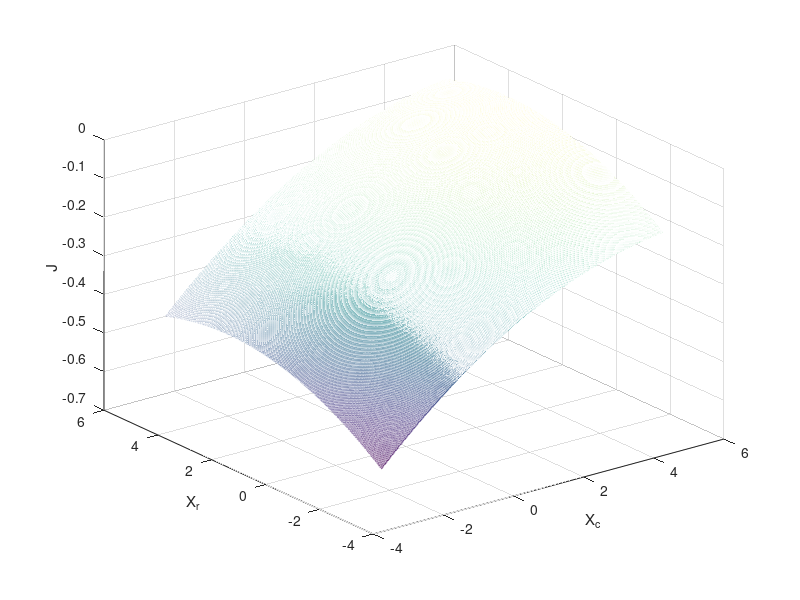

Write MATLAB code to recreate this figure.
clear;
close all;
clc;

sigma2 = 0.1;
z = sqrt(sigma2/2) * (randn + 1j * randn);
h = randn;

x = (1 + 1j) / sqrt(2);
y = x*h + z;

xr_hat = -3:0.01:5;
xc_hat = -3:0.01:5;

J = zeros(length(xr_hat), length(xc_hat));

for xr_idx = 1:length(xr_hat)
    for xc_idx = 1:length(xc_hat)
        xr = xr_hat(xr_idx);
        xc = xc_hat(xc_idx);
        x_hat = xr + 1j*xc;
        y_hat = x_hat*h;
        J(xr_idx, xc_idx) = abs(y - y_hat).^2;
    end
end

[xc_grid, xr_grid] = meshgrid(xc_hat, xr_hat);

figure;
mesh(xc_grid, xr_grid, -J);
xlabel('X_c');
ylabel('X_r');
zlabel('J');
grid on;
